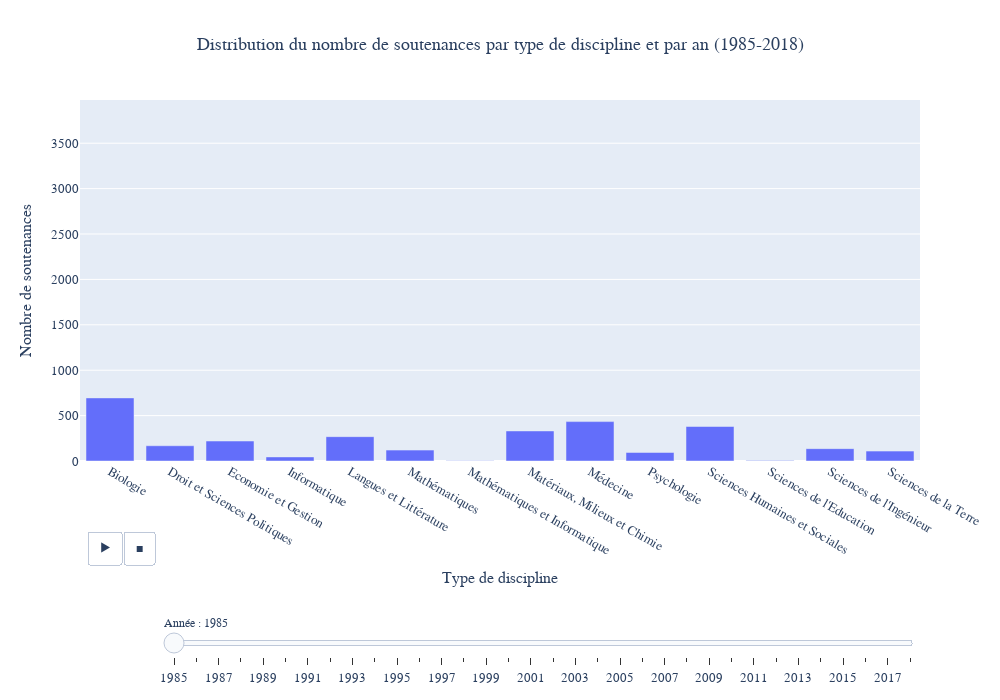

The notebook cell saved with this chart:
### Code cell
# Création de la figure :
fig1 = px.bar(data_frame = discipline_count,
              y = 'Nombre de soutenances',
              x = 'Type de discipline',
              animation_frame = 'Année',
              title = "Distribution du nombre de soutenances par type de discipline et par an (1985-2018)")

# Définition des étapes du slider :
steps = [{'args': [[str(année)], 
                   {'frame': {'duration': 300, 
                              'redraw': True},
                    'mode': 'immediate',
                    'transition': {'duration': 300}}],
          'label': str(année),
          'method': 'animate'}
          for année in discipline_count['Année'].unique()]

# Configuration du slider :
slider = {'currentvalue': {'font': {'size': 12},
                           'visible': True,
                           'xanchor': 'left',
                           'prefix': 'Année : '},
          'steps': steps,
          'pad' : {'t':150}}

# Actualisation de la mise en page :
fig1.update_layout(sliders = [slider],
                   xaxis_title = "Type de discipline",
                   yaxis_title = "Nombre de soutenances",
                   title_x = 0.5,
                   font = dict(family = "EB Garamond",
                               size = 13),
                   height = 700,
                   width = 1000,
                   hoverlabel = dict(font = dict(family = "EB Garamond", 
                                                 size = 12)))

# Actualisation des limites de l'axe y : 
fig1.update_yaxes(range = [0, valeur_max_1 + 50])

# Affichage de la figure :
fig1.show()

### Figure 1 — Plotly figure (JSON) as saved in the notebook; plotly's stock layout.template omitted (floating-point values rounded to 4 significant figures)
{"data": [{"hovertemplate": "Année=1985<br>Type de discipline=%{x}<br>Nombre de soutenances=%{y}<extra></extra>", "legendgroup": "", "marker": {"color": "#636efa", "pattern": {"shape": ""}}, "name": "", "orientation": "v", "showlegend": false, "textposition": "auto", "type": "bar", "x": ["Biologie", "Droit et Sciences Politiques", "Economie et Gestion", "Informatique", "Langues et Littérature", "Mathématiques", "Mathématiques et Informatique", "Matériaux, Milieux et Chimie", "Médecine", "Psychologie", "Sciences Humaines et Sociales", "Sciences de l'Education", "Sciences de l'Ingénieur", "Sciences de la Terre"], "xaxis": "x", "y": [695, 168, 220, 45, 268, 120, 2, 331, 434, 94, 380, 5, 136, 109], "yaxis": "y"}], "layout": {"barmode": "relative", "font": {"family": "EB Garamond", "size": 13}, "height": 700, "hoverlabel": {"font": {"family": "EB Garamond", "size": 12}}, "legend": {"tracegroupgap": 0}, "sliders": [{"active": 0, "currentvalue": {"font": {"size": 12}, "prefix": "Année : ", "visible": true, "xanchor": "left"}, "len": 0.9, "pad": {"b": 10, "t": 150}, "steps": [{"args": [["1985"], {"frame": {"duration": 300, "redraw": true}, "mode": "immediate", "transition": {"duration": 300}}], "label": "1985", "method": "animate"}, {"args": [["1986"], {"frame": {"duration": 300, "redraw": true}, "mode": "immediate", "transition": {"duration": 300}}], "label": "1986", "method": "animate"}, {"args": [["1987"], {"frame": {"duration": 300, "redraw": true}, "mode": "immediate", "transition": {"duration": 300}}], "label": "1987", "method": "animate"}, {"args": [["1988"], {"frame": {"duration": 300, "redraw": true}, "mode": "immediate", "transition": {"duration": 300}}], "label": "1988", "method": "animate"}, {"args": [["1989"], {"frame": {"duration": 300, "redraw": true}, "mode": "immediate", "transition": {"duration": 300}}], "label": "1989", "method": "animate"}, {"args": [["1990"], {"frame": {"duration": 300, "redraw": true}, "mode": "immediate", "transition": {"duration": 300}}], "label": "1990", "method": "animate"}, {"args": [["1991"], {"frame": {"duration": 300, "redraw": true}, "mode": "immediate", "transition": {"duration": 300}}], "label": "1991", "method": "animate"}, {"args": [["1992"], {"frame": {"duration": 300, "redraw": true}, "mode": "immediate", "transition": {"duration": 300}}], "label": "1992", "method": "animate"}, {"args": [["1993"], {"frame": {"duration": 300, "redraw": true}, "mode": "immediate", "transition": {"duration": 300}}], "label": "1993", "method": "animate"}, {"args": [["1994"], {"frame": {"duration": 300, "redraw": true}, "mode": "immediate", "transition": {"duration": 300}}], "label": "1994", "method": "animate"}, {"args": [["1995"], {"frame": {"duration": 300, "redraw": true}, "mode": "immediate", "transition": {"duration": 300}}], "label": "1995", "method": "animate"}, {"args": [["1996"], {"frame": {"duration": 300, "redraw": true}, "mode": "immediate", "transition": {"duration": 300}}], "label": "1996", "method": "animate"}, {"args": [["1997"], {"frame": {"duration": 300, "redraw": true}, "mode": "immediate", "transition": {"duration": 300}}], "label": "1997", "method": "animate"}, {"args": [["1998"], {"frame": {"duration": 300, "redraw": true}, "mode": "immediate", "transition": {"duration": 300}}], "label": "1998", "method": "animate"}, {"args": [["1999"], {"frame": {"duration": 300, "redraw": true}, "mode": "immediate", "transition": {"duration": 300}}], "label": "1999", "method": "animate"}, {"args": [["2000"], {"frame": {"duration": 300, "redraw": true}, "mode": "immediate", "transition": {"duration": 300}}], "label": "2000", "method": "animate"}, {"args": [["2001"], {"frame": {"duration": 300, "redraw": true}, "mode": "immediate", "transition": {"duration": 300}}], "label": "2001", "method": "animate"}, {"args": [["2002"], {"frame": {"duration": 300, "redraw": true}, "mode": "immediate", "transition": {"duration": 300}}], "label": "2002", "method": "animate"}, {"args": [["2003"], {"frame": {"duration": 300, "redraw": true}, "mode": "immediate", "transition": {"duration": 300}}], "label": "2003", "method": "animate"}, {"args": [["2004"], {"frame": {"duration": 300, "redraw": true}, "mode": "immediate", "transition": {"duration": 300}}], "label": "2004", "method": "animate"}, {"args": [["2005"], {"frame": {"duration": 300, "redraw": true}, "mode": "immediate", "transition": {"duration": 300}}], "label": "2005", "method": "animate"}, {"args": [["2006"], {"frame": {"duration": 300, "redraw": true}, "mode": "immediate", "transition": {"duration": 300}}], "label": "2006", "method": "animate"}, {"args": [["2007"], {"frame": {"duration": 300, "redraw": true}, "mode": "immediate", "transition": {"duration": 300}}], "label": "2007", "method": "animate"}, {"args": [["2008"], {"frame": {"duration": 300, "redraw": true}, "mode": "immediate", "transition": {"duration": 300}}], "label": "2008", "method": "animate"}, {"args": [["2009"], {"frame": {"duration": 300, "redraw": true}, "mode": "immediate", "transition": {"duration": 300}}], "label": "2009", "method": "animate"}, {"args": [["2010"], {"frame": {"duration": 300, "redraw": true}, "mode": "immediate", "transition": {"duration": 300}}], "label": "2010", "method": "animate"}, {"args": [["2011"], {"frame": {"duration": 300, "redraw": true}, "mode": "immediate", "transition": {"duration": 300}}], "label": "2011", "method": "animate"}, {"args": [["2012"], {"frame": {"duration": 300, "redraw": true}, "mode": "immediate", "transition": {"duration": 300}}], "label": "2012", "method": "animate"}, {"args": [["2013"], {"frame": {"duration": 300, "redraw": true}, "mode": "immediate", "transition": {"duration": 300}}], "label": "2013", "method": "animate"}, {"args": [["2014"], {"frame": {"duration": 300, "redraw": true}, "mode": "immediate", "transition": {"duration": 300}}], "label": "2014", "method": "animate"}, {"args": [["2015"], {"frame": {"duration": 300, "redraw": true}, "mode": "immediate", "transition": {"duration": 300}}], "label": "2015", "method": "animate"}, {"args": [["2016"], {"frame": {"duration": 300, "redraw": true}, "mode": "immediate", "transition": {"duration": 300}}], "label": "2016", "method": "animate"}, {"args": [["2017"], {"frame": {"duration": 300, "redraw": true}, "mode": "immediate", "transition": {"duration": 300}}], "label": "2017", "method": "animate"}, {"args": [["2018"], {"frame": {"duration": 300, "redraw": true}, "mode": "immediate", "transition": {"duration": 300}}], "label": "2018", "method": "animate"}], "x": 0.1, "xanchor": "left", "y": 0, "yanchor": "top"}], "title": {"text": "Distribution du nombre de soutenances par type de discipline et par an (1985-2018)", "x": 0.5}, "updatemenus": [{"buttons": [{"args": [null, {"frame": {"duration": 500, "redraw": true}, "fromcurrent": true, "mode": "immediate", "transition": {"duration": 500, "easing": "linear"}}], "label": "&#9654;", "method": "animate"}, {"args": [[null], {"frame": {"duration": 0, "redraw": true}, "fromcurrent": true, "mode": "immediate", "transition": {"duration": 0, "easing": "linear"}}], "label": "&#9724;", "method": "animate"}], "direction": "left", "pad": {"r": 10, "t": 70}, "showactive": false, "type": "buttons", "x": 0.1, "xanchor": "right", "y": 0, "yanchor": "top"}], "width": 1000, "xaxis": {"anchor": "y", "domain": [0, 1], "title": {"text": "Type de discipline"}}, "yaxis": {"anchor": "x", "domain": [0, 1], "range": [0, 3976], "title": {"text": "Nombre de soutenances"}}}}
